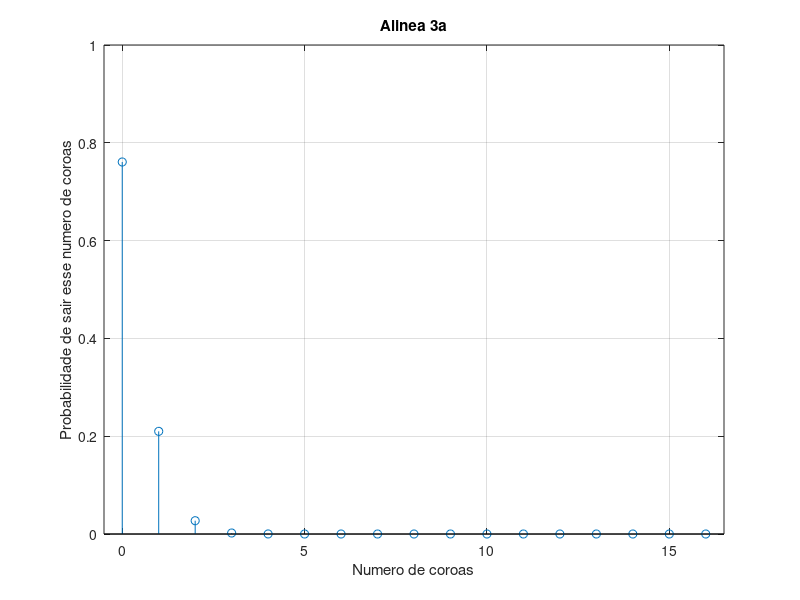

This figure's MATLAB source:
N = 1e5;      %  num experiencias
n = 16;        %  num chips
p1 = 0.2 / 100; %  Probabilidade do evento
p2 = 0.5 / 100; %  Probabilidade do evento
pa = 1 / 100;   %  Probabilidade do evento
pDefeito = p1 + p2 + pa;


array   =  rand(n, N); % é o mesmo disto: ceil(rand(n,N) * m);
         % array de tamanho 2 com numeros de 0 a 1

% array de quantas vezes aconteceu cada numero de coroas
arrNumDefeitos = zeros(1, n + 1);

for col=1:N
        % array de 0 e 1 dependendo se tem defeito ou não
        arrayDefeitos = array(:,col) <= pDefeito;
    
        numDefeitos = sum(arrayDefeitos);
    
        arrNumDefeitos(numDefeitos + 1) = arrNumDefeitos(numDefeitos + 1) + 1;
end

PMassax = arrNumDefeitos / N

PxMaior2 = sum(PMassax(3:1:n+1)) % Muito improvável haver mais de 1 brinquedo defeituoso por caixa

n = 0:1:n;
media = sum(n.*PMassax)
variancia = sum((n.^2).*PMassax) - media^2  % = var(i, PMassax)
desvio = sqrt(variancia)     

stem(n, PMassax);
title('Alinea 3a');
xlabel('Numero de coroas');
ylabel('Probabilidade de sair esse numero de coroas');
axis([-0.5 16.5 0 1]);
grid on;

% Maior probabilidade de cada caixa ter pelo menos um brinquedo com defeito
